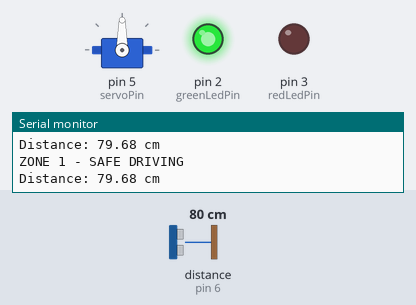
Recording of a sketch running on a simulated Arduino Uno, built with avr-gcc and run on an emulated ATmega328P. On the bench: servo, output pins drawn as LEDs (lit = HIGH), the last lines printed to the serial monitor. Wiring (from diagram.json): ultrasonic range finder: trigger pin 7; echo pin 6. Dashed ring = blinking. The test bench sets the inputs (shaded band); at power-on: distance to the obstacle (sensor on pin 6) 80 cm. The echo pulse lasts 58.3 µs per cm; pins used as bus, display or sensor lines are not drawn.

Above: at 1.2 s.
1.3 s: distance to the obstacle (sensor on pin 6) set to 54 cm
3.0 s: distance to the obstacle (sensor on pin 6) set to 47 cm
At 4.05 s:
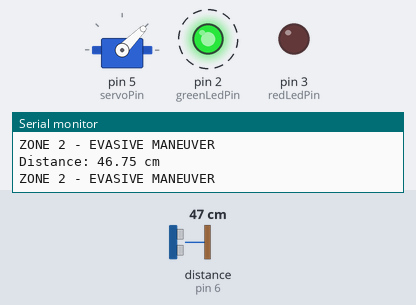
6.0 s: distance to the obstacle (sensor on pin 6) set to 23 cm
9.0 s: distance to the obstacle (sensor on pin 6) set to 18 cm
At 10.2 s:
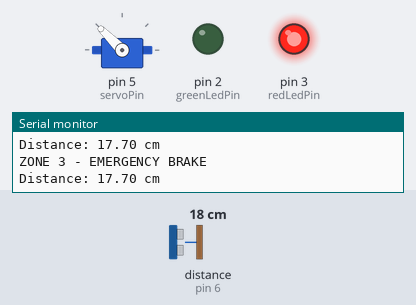
10.7 s: distance to the obstacle (sensor on pin 6) set to 35 cm
At 11.17 s:
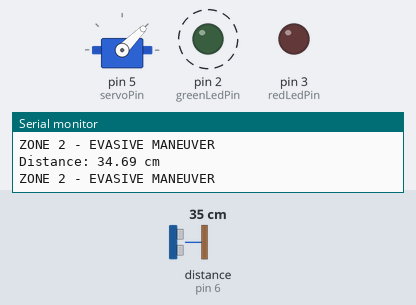
13.7 s: distance to the obstacle (sensor on pin 6) set to 2 cm
At 15.3 s:
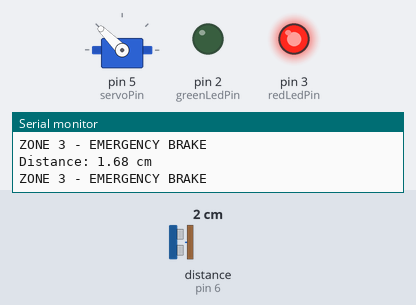
Timing chart, 0 to 16.4 s (numbered marks = the images above; inputs shaded):
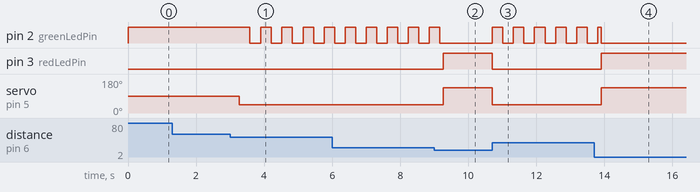

Measured:
- the behaviour switches between 51 and 50 cm on distance to the obstacle (sensor on pin 6) (found by bisection; images 0 and 1)
- the behaviour switches between 21 and 20 cm on distance to the obstacle (sensor on pin 6) (found by bisection; images 1 and 2)
- after the input at 3.0 s, pin 2 (greenLedPin): alternates HIGH for 0.31 s and LOW for 0.31 s, starting after 0.58 s; servo on pin 5 (servoPin): 90° → 45° after 0.27 s
- after the input at 9.0 s, pin 2 (greenLedPin): goes on until 9.2 s, then stays LOW; pin 3 (redLedPin): LOW → HIGH after 0.26 s; servo on pin 5 (servoPin): 45° → 135° after 0.26 s
- after the input at 10.7 s, pin 2 (greenLedPin): alternates HIGH for 0.31 s and LOW for 0.31 s, starting at once; pin 3 (redLedPin): HIGH → LOW at once; servo on pin 5 (servoPin): 135° → 45° at once
- after the input at 13.7 s, pin 3 (redLedPin): LOW → HIGH after 0.21 s; servo on pin 5 (servoPin): 45° → 135° after 0.21 s

The sketch:

sketch.ino
```cpp
#include <Servo.h>

// Pin Definitions
const int trigPin = 7;
const int echoPin = 6;

const int servoPin = 5;

const int greenLedPin = 2;
const int redLedPin = 3;

// Servo
Servo steeringServo;

// Moving Average
const int NUM_READINGS = 5;

float readings[NUM_READINGS];
int readingIndex = 0;

float filteredDistance = 0;

// Zone Tracking
int currentZone = 0;
int previousZone = 0;

// Blinking

unsigned long previousBlinkTime = 0;
const unsigned long blinkInterval = 300;

bool greenLedState = false;

// Read Distance from HC-SR04

float readDistance() {

  digitalWrite(trigPin, LOW);
  delayMicroseconds(2);

  digitalWrite(trigPin, HIGH);
  delayMicroseconds(10);

  digitalWrite(trigPin, LOW);

  long duration = pulseIn(echoPin, HIGH, 30000);

  // If no echo is received
  if (duration == 0) {
    return 400;
  }

  float distance = duration * 0.0343 / 2;

  return distance;
}


// Moving Average Filter

float getMovingAverage(float newReading) {

  readings[readingIndex] = newReading;

  readingIndex++;

  if (readingIndex >= NUM_READINGS) {
    readingIndex = 0;
  }

  float sum = 0;

  for (int i = 0; i < NUM_READINGS; i++) {
    sum += readings[i];
  }

  return sum / NUM_READINGS;
}


// Setup

void setup() {

  Serial.begin(9600);

  pinMode(trigPin, OUTPUT);
  pinMode(echoPin, INPUT);

  pinMode(greenLedPin, OUTPUT);
  pinMode(redLedPin, OUTPUT);

  steeringServo.attach(servoPin);

  // Start servo in safe position
  steeringServo.write(90);

  // Start LEDs OFF
  digitalWrite(greenLedPin, LOW);
  digitalWrite(redLedPin, LOW);

  // Initialize moving-average buffer
  float firstReading = readDistance();

  for (int i = 0; i < NUM_READINGS; i++) {
    readings[i] = firstReading;
  }

  filteredDistance = firstReading;

  Serial.println("MRT Autonomous System Started");
}


// الMain Loop

void loop() {

  // Read sensor
  float distance = readDistance();

  // Apply Moving Average Filter
  filteredDistance = getMovingAverage(distance);

  // Print filtered distance
  Serial.print("Distance: ");
  Serial.print(filteredDistance);
  Serial.println(" cm");


  // Determine Zone


  if (filteredDistance > 50) {

    currentZone = 1;

    // Zone 1: Safe Driving
    steeringServo.write(90);

    digitalWrite(greenLedPin, HIGH);
    digitalWrite(redLedPin, LOW);

    Serial.println("ZONE 1 - SAFE DRIVING");
  }

  else if (filteredDistance > 20 && filteredDistance <= 50) {

    currentZone = 2;

    // Zone 2: Evasive Maneuver
    steeringServo.write(45);

    digitalWrite(redLedPin, LOW);

    // Green LED blinking
    if (millis() - previousBlinkTime >= blinkInterval) {

      previousBlinkTime = millis();

      greenLedState = !greenLedState;

      digitalWrite(greenLedPin, greenLedState);
    }

    Serial.println("ZONE 2 - EVASIVE MANEUVER");
  }

  else {

    currentZone = 3;

    // Zone 3: Emergency Brake
    steeringServo.write(135);

    digitalWrite(greenLedPin, LOW);
    digitalWrite(redLedPin, HIGH);

    Serial.println("ZONE 3 - EMERGENCY BRAKE");

    // Print required emergency message
    if (previousZone != 3) {
      Serial.println("EMERGENCY_BRAKE_ACTUATED");
    }
  }


  // Remember previous zone
  previousZone = currentZone;

  delay(100);
}
```
